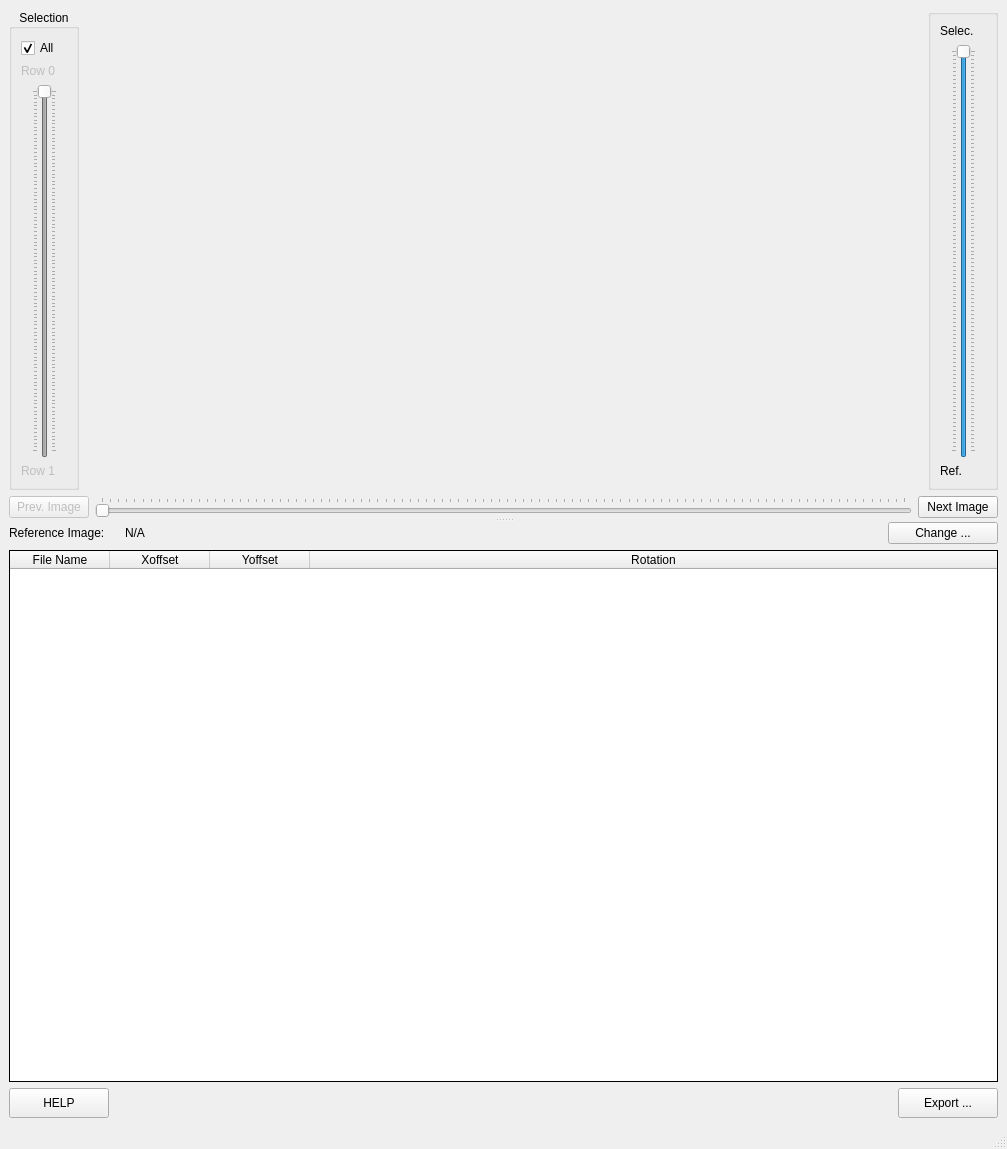
<?xml version="1.0" encoding="UTF-8"?>
<ui version="4.0">
 <class>MainWindow</class>
 <widget class="QMainWindow" name="MainWindow">
  <property name="geometry">
   <rect>
    <x>0</x>
    <y>0</y>
    <width>1007</width>
    <height>1149</height>
   </rect>
  </property>
  <property name="minimumSize">
   <size>
    <width>0</width>
    <height>300</height>
   </size>
  </property>
  <property name="windowTitle">
   <string>Registration Tool</string>
  </property>
  <property name="layoutDirection">
   <enum>Qt::LeftToRight</enum>
  </property>
  <widget class="QWidget" name="centralwidget">
   <layout class="QVBoxLayout" name="verticalLayout_4">
    <item>
     <widget class="QSplitter" name="splitter_2">
      <property name="orientation">
       <enum>Qt::Vertical</enum>
      </property>
      <widget class="QWidget" name="layoutWidget">
       <layout class="QVBoxLayout" name="verticalLayout_2">
        <item>
         <layout class="QHBoxLayout" name="horizontalLayout_2">
          <item>
           <widget class="QGroupBox" name="selection_groupBox">
            <property name="enabled">
             <bool>true</bool>
            </property>
            <property name="minimumSize">
             <size>
              <width>70</width>
              <height>0</height>
             </size>
            </property>
            <property name="maximumSize">
             <size>
              <width>60</width>
              <height>16777215</height>
             </size>
            </property>
            <property name="layoutDirection">
             <enum>Qt::LeftToRight</enum>
            </property>
            <property name="title">
             <string>Selection</string>
            </property>
            <property name="alignment">
             <set>Qt::AlignCenter</set>
            </property>
            <layout class="QVBoxLayout" name="verticalLayout_5">
             <property name="rightMargin">
              <number>19</number>
             </property>
             <item>
              <widget class="QCheckBox" name="selection_all">
               <property name="text">
                <string>All</string>
               </property>
               <property name="checked">
                <bool>true</bool>
               </property>
              </widget>
             </item>
             <item>
              <widget class="QLabel" name="top_row_label">
               <property name="enabled">
                <bool>false</bool>
               </property>
               <property name="minimumSize">
                <size>
                 <width>50</width>
                 <height>0</height>
                </size>
               </property>
               <property name="text">
                <string>Row 0</string>
               </property>
              </widget>
             </item>
             <item>
              <widget class="QSlider" name="opacity_selection_slider">
               <property name="enabled">
                <bool>false</bool>
               </property>
               <property name="cursor">
                <cursorShape>SizeVerCursor</cursorShape>
               </property>
               <property name="accessibleDescription">
                <string extracomment="Working Image Opacity"/>
               </property>
               <property name="layoutDirection">
                <enum>Qt::RightToLeft</enum>
               </property>
               <property name="maximum">
                <number>100</number>
               </property>
               <property name="value">
                <number>100</number>
               </property>
               <property name="orientation">
                <enum>Qt::Vertical</enum>
               </property>
               <property name="invertedAppearance">
                <bool>false</bool>
               </property>
               <property name="invertedControls">
                <bool>false</bool>
               </property>
               <property name="tickPosition">
                <enum>QSlider::TicksBothSides</enum>
               </property>
              </widget>
             </item>
             <item>
              <widget class="QLabel" name="bottom_row_label">
               <property name="enabled">
                <bool>false</bool>
               </property>
               <property name="minimumSize">
                <size>
                 <width>50</width>
                 <height>0</height>
                </size>
               </property>
               <property name="text">
                <string>Row 1</string>
               </property>
              </widget>
             </item>
            </layout>
           </widget>
          </item>
          <item>
           <widget class="QWidget" name="pyqtgraph_widget" native="true">
            <property name="sizePolicy">
             <sizepolicy hsizetype="Expanding" vsizetype="Expanding">
              <horstretch>0</horstretch>
              <verstretch>0</verstretch>
             </sizepolicy>
            </property>
           </widget>
          </item>
          <item>
           <widget class="QGroupBox" name="groupBox">
            <property name="minimumSize">
             <size>
              <width>70</width>
              <height>0</height>
             </size>
            </property>
            <property name="maximumSize">
             <size>
              <width>60</width>
              <height>16777215</height>
             </size>
            </property>
            <property name="layoutDirection">
             <enum>Qt::LeftToRight</enum>
            </property>
            <property name="title">
             <string/>
            </property>
            <property name="alignment">
             <set>Qt::AlignCenter</set>
            </property>
            <layout class="QVBoxLayout" name="verticalLayout">
             <property name="rightMargin">
              <number>19</number>
             </property>
             <item>
              <widget class="QLabel" name="label_2">
               <property name="text">
                <string>Selec.</string>
               </property>
              </widget>
             </item>
             <item>
              <widget class="QSlider" name="opacity_slider">
               <property name="cursor">
                <cursorShape>SizeVerCursor</cursorShape>
               </property>
               <property name="accessibleDescription">
                <string extracomment="Working Image Opacity"/>
               </property>
               <property name="layoutDirection">
                <enum>Qt::RightToLeft</enum>
               </property>
               <property name="maximum">
                <number>100</number>
               </property>
               <property name="value">
                <number>100</number>
               </property>
               <property name="orientation">
                <enum>Qt::Vertical</enum>
               </property>
               <property name="invertedAppearance">
                <bool>false</bool>
               </property>
               <property name="invertedControls">
                <bool>false</bool>
               </property>
               <property name="tickPosition">
                <enum>QSlider::TicksBothSides</enum>
               </property>
              </widget>
             </item>
             <item>
              <widget class="QLabel" name="label_3">
               <property name="text">
                <string>Ref.</string>
               </property>
              </widget>
             </item>
            </layout>
           </widget>
          </item>
         </layout>
        </item>
        <item>
         <layout class="QHBoxLayout" name="horizontalLayout_3">
          <item>
           <widget class="QPushButton" name="previous_image_button">
            <property name="enabled">
             <bool>false</bool>
            </property>
            <property name="text">
             <string>Prev. Image</string>
            </property>
           </widget>
          </item>
          <item>
           <widget class="QSlider" name="file_slider">
            <property name="layoutDirection">
             <enum>Qt::LeftToRight</enum>
            </property>
            <property name="orientation">
             <enum>Qt::Horizontal</enum>
            </property>
            <property name="tickPosition">
             <enum>QSlider::TicksAbove</enum>
            </property>
           </widget>
          </item>
          <item>
           <widget class="QPushButton" name="next_image_button">
            <property name="text">
             <string>Next Image</string>
            </property>
           </widget>
          </item>
         </layout>
        </item>
       </layout>
      </widget>
      <widget class="QSplitter" name="splitter">
       <property name="orientation">
        <enum>Qt::Vertical</enum>
       </property>
       <widget class="QWidget" name="layoutWidget">
        <layout class="QVBoxLayout" name="verticalLayout_3">
         <item>
          <layout class="QHBoxLayout" name="horizontalLayout_4">
           <item>
            <widget class="QLabel" name="label">
             <property name="maximumSize">
              <size>
               <width>110</width>
               <height>16777215</height>
              </size>
             </property>
             <property name="text">
              <string>Reference Image:</string>
             </property>
            </widget>
           </item>
           <item>
            <widget class="QLabel" name="reference_image_label">
             <property name="text">
              <string>N/A</string>
             </property>
            </widget>
           </item>
           <item>
            <widget class="QPushButton" name="pushButton_3">
             <property name="maximumSize">
              <size>
               <width>110</width>
               <height>16777215</height>
              </size>
             </property>
             <property name="text">
              <string>Change ...</string>
             </property>
            </widget>
           </item>
          </layout>
         </item>
         <item>
          <widget class="QTableWidget" name="tableWidget">
           <property name="sizePolicy">
            <sizepolicy hsizetype="Expanding" vsizetype="Expanding">
             <horstretch>0</horstretch>
             <verstretch>0</verstretch>
            </sizepolicy>
           </property>
           <property name="minimumSize">
            <size>
             <width>0</width>
             <height>0</height>
            </size>
           </property>
           <property name="maximumSize">
            <size>
             <width>16777215</width>
             <height>16777215</height>
            </size>
           </property>
           <property name="baseSize">
            <size>
             <width>0</width>
             <height>0</height>
            </size>
           </property>
           <property name="frameShape">
            <enum>QFrame::Box</enum>
           </property>
           <property name="frameShadow">
            <enum>QFrame::Plain</enum>
           </property>
           <property name="defaultDropAction">
            <enum>Qt::IgnoreAction</enum>
           </property>
           <property name="alternatingRowColors">
            <bool>true</bool>
           </property>
           <property name="selectionMode">
            <enum>QAbstractItemView::ExtendedSelection</enum>
           </property>
           <property name="selectionBehavior">
            <enum>QAbstractItemView::SelectRows</enum>
           </property>
           <property name="gridStyle">
            <enum>Qt::SolidLine</enum>
           </property>
           <attribute name="horizontalHeaderStretchLastSection">
            <bool>true</bool>
           </attribute>
           <column>
            <property name="text">
             <string>File Name</string>
            </property>
           </column>
           <column>
            <property name="text">
             <string>Xoffset</string>
            </property>
           </column>
           <column>
            <property name="text">
             <string>Yoffset</string>
            </property>
           </column>
           <column>
            <property name="text">
             <string>Rotation</string>
            </property>
           </column>
          </widget>
         </item>
         <item>
          <layout class="QHBoxLayout" name="horizontalLayout">
           <item>
            <widget class="QPushButton" name="help_button">
             <property name="minimumSize">
              <size>
               <width>100</width>
               <height>30</height>
              </size>
             </property>
             <property name="maximumSize">
              <size>
               <width>100</width>
               <height>30</height>
              </size>
             </property>
             <property name="text">
              <string>HELP</string>
             </property>
            </widget>
           </item>
           <item>
            <spacer name="horizontalSpacer">
             <property name="orientation">
              <enum>Qt::Horizontal</enum>
             </property>
             <property name="sizeHint" stdset="0">
              <size>
               <width>408</width>
               <height>20</height>
              </size>
             </property>
            </spacer>
           </item>
           <item>
            <widget class="QPushButton" name="export_button">
             <property name="minimumSize">
              <size>
               <width>100</width>
               <height>30</height>
              </size>
             </property>
             <property name="maximumSize">
              <size>
               <width>100</width>
               <height>30</height>
              </size>
             </property>
             <property name="text">
              <string>Export ...</string>
             </property>
            </widget>
           </item>
          </layout>
         </item>
        </layout>
       </widget>
      </widget>
     </widget>
    </item>
   </layout>
  </widget>
  <widget class="QMenuBar" name="menubar">
   <property name="geometry">
    <rect>
     <x>0</x>
     <y>0</y>
     <width>1007</width>
     <height>22</height>
    </rect>
   </property>
  </widget>
  <widget class="QStatusBar" name="statusbar"/>
  <action name="actionExport_Profile">
   <property name="text">
    <string>Profiles ...</string>
   </property>
  </action>
  <action name="actionWater_Intake">
   <property name="text">
    <string>Water Intake ...</string>
   </property>
  </action>
  <action name="actionImportedFilesMetadata">
   <property name="text">
    <string>Imported Files and Metadata ...</string>
   </property>
  </action>
  <action name="actionBy_Time_Stamp">
   <property name="text">
    <string>by Time Stamp</string>
   </property>
  </action>
  <action name="actionBy_File_Name">
   <property name="text">
    <string>by File Name</string>
   </property>
  </action>
  <action name="actionDsc_files">
   <property name="text">
    <string>dsc files ...</string>
   </property>
  </action>
  <action name="actionDsc">
   <property name="text">
    <string>dsc ...</string>
   </property>
  </action>
  <action name="actionWater_Intake_2">
   <property name="text">
    <string>Water Intake ...</string>
   </property>
  </action>
  <action name="actionProfiles">
   <property name="text">
    <string>Profiles ...</string>
   </property>
  </action>
 </widget>
 <resources/>
 <connections>
  <connection>
   <sender>export_button</sender>
   <signal>clicked()</signal>
   <receiver>MainWindow</receiver>
   <slot>ok_button_clicked()</slot>
   <hints>
    <hint type="sourcelabel">
     <x>993</x>
     <y>1114</y>
    </hint>
    <hint type="destinationlabel">
     <x>685</x>
     <y>625</y>
    </hint>
   </hints>
  </connection>
  <connection>
   <sender>help_button</sender>
   <signal>clicked()</signal>
   <receiver>MainWindow</receiver>
   <slot>help_button_clicked()</slot>
   <hints>
    <hint type="sourcelabel">
     <x>112</x>
     <y>1114</y>
    </hint>
    <hint type="destinationlabel">
     <x>399</x>
     <y>419</y>
    </hint>
   </hints>
  </connection>
  <connection>
   <sender>file_slider</sender>
   <signal>sliderMoved(int)</signal>
   <receiver>MainWindow</receiver>
   <slot>slider_file_changed()</slot>
   <hints>
    <hint type="sourcelabel">
     <x>765</x>
     <y>508</y>
    </hint>
    <hint type="destinationlabel">
     <x>8</x>
     <y>483</y>
    </hint>
   </hints>
  </connection>
  <connection>
   <sender>file_slider</sender>
   <signal>valueChanged(int)</signal>
   <receiver>MainWindow</receiver>
   <slot>slider_file_changed()</slot>
   <hints>
    <hint type="sourcelabel">
     <x>820</x>
     <y>508</y>
    </hint>
    <hint type="destinationlabel">
     <x>5</x>
     <y>566</y>
    </hint>
   </hints>
  </connection>
  <connection>
   <sender>tableWidget</sender>
   <signal>itemSelectionChanged()</signal>
   <receiver>MainWindow</receiver>
   <slot>table_row_clicked()</slot>
   <hints>
    <hint type="sourcelabel">
     <x>503</x>
     <y>789</y>
    </hint>
    <hint type="destinationlabel">
     <x>503</x>
     <y>574</y>
    </hint>
   </hints>
  </connection>
  <connection>
   <sender>opacity_slider</sender>
   <signal>valueChanged(int)</signal>
   <receiver>MainWindow</receiver>
   <slot>opacity_changed()</slot>
   <hints>
    <hint type="sourcelabel">
     <x>963</x>
     <y>188</y>
    </hint>
    <hint type="destinationlabel">
     <x>917</x>
     <y>-4</y>
    </hint>
   </hints>
  </connection>
  <connection>
   <sender>previous_image_button</sender>
   <signal>clicked()</signal>
   <receiver>MainWindow</receiver>
   <slot>previous_image_button_clicked()</slot>
   <hints>
    <hint type="sourcelabel">
     <x>81</x>
     <y>511</y>
    </hint>
    <hint type="destinationlabel">
     <x>8</x>
     <y>377</y>
    </hint>
   </hints>
  </connection>
  <connection>
   <sender>next_image_button</sender>
   <signal>clicked()</signal>
   <receiver>MainWindow</receiver>
   <slot>next_image_button_clicked()</slot>
   <hints>
    <hint type="sourcelabel">
     <x>993</x>
     <y>511</y>
    </hint>
    <hint type="destinationlabel">
     <x>1000</x>
     <y>418</y>
    </hint>
   </hints>
  </connection>
  <connection>
   <sender>selection_all</sender>
   <signal>clicked()</signal>
   <receiver>MainWindow</receiver>
   <slot>selection_all_clicked()</slot>
   <hints>
    <hint type="sourcelabel">
     <x>46</x>
     <y>74</y>
    </hint>
    <hint type="destinationlabel">
     <x>6</x>
     <y>95</y>
    </hint>
   </hints>
  </connection>
  <connection>
   <sender>opacity_selection_slider</sender>
   <signal>sliderPressed()</signal>
   <receiver>MainWindow</receiver>
   <slot>selection_slider_changed()</slot>
   <hints>
    <hint type="sourcelabel">
     <x>52</x>
     <y>181</y>
    </hint>
    <hint type="destinationlabel">
     <x>6</x>
     <y>209</y>
    </hint>
   </hints>
  </connection>
  <connection>
   <sender>opacity_selection_slider</sender>
   <signal>sliderMoved(int)</signal>
   <receiver>MainWindow</receiver>
   <slot>selection_slider_moved()</slot>
   <hints>
    <hint type="sourcelabel">
     <x>44</x>
     <y>273</y>
    </hint>
    <hint type="destinationlabel">
     <x>9</x>
     <y>278</y>
    </hint>
   </hints>
  </connection>
 </connections>
 <slots>
  <slot>ok_button_clicked()</slot>
  <slot>help_button_clicked()</slot>
  <slot>slider_file_changed()</slot>
  <slot>table_row_clicked()</slot>
  <slot>item_activated()</slot>
  <slot>opacity_changed()</slot>
  <slot>previous_image_button_clicked()</slot>
  <slot>next_image_button_clicked()</slot>
  <slot>selection_all_clicked()</slot>
  <slot>selection_slider_changed()</slot>
  <slot>selection_slider_moved()</slot>
 </slots>
</ui>
